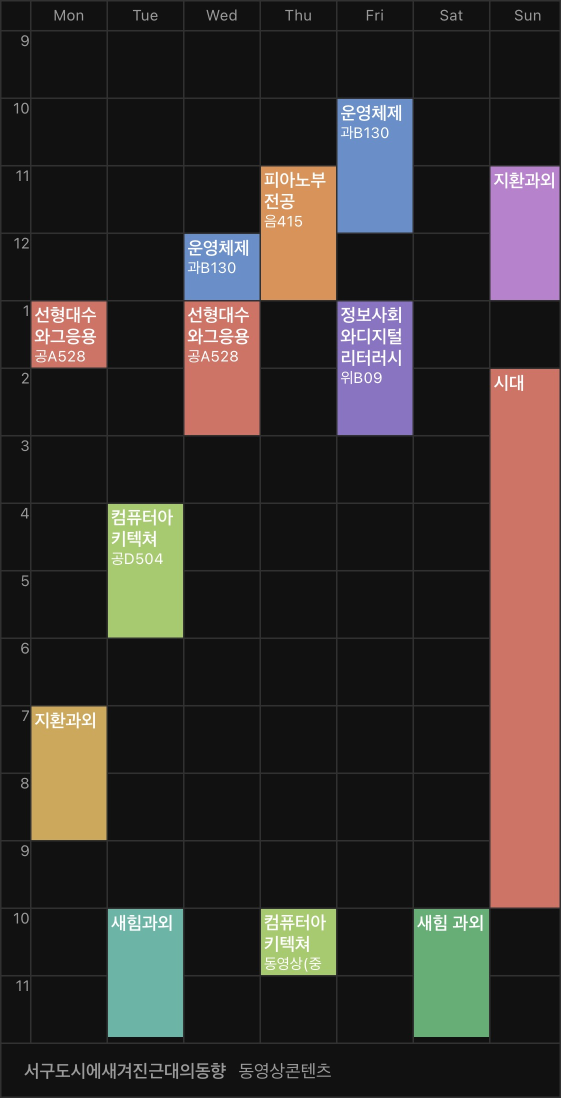
#> input picture data_img/IMG_4720 2.JPG, 1122 x 2196 px (shown at 1/2 size); its folder holds only this picture in this run
$ python bottom_process.py
#> lines starting #> are read from the running program, lines starting #| are printed output that depends on the picture; after the words box and inside, x2 and y2 are one past the last pixel; in counts of white or black regions, pixels touching at a corner belong together
#> in process_directory, image is the input picture: shape (2196, 1122, 3); mean B, G, R 46.3, 49, 55.2
### bottom_process_black.py
import cv2
import numpy as np
import matplotlib.pyplot as plt
from pathlib import Path

def detect_text_in_dark_background(row_section):
    """검은 배경에서 회색 텍스트만 감지"""
    # 먼저 배경이 검은색인지 확인 (대부분의 픽셀이 어두움)
    is_dark = np.mean(row_section) < 50

    if not is_dark:
        return 0, None, {'valid_components': 0, 'valid_pixels': 0}

    # 회색 픽셀만 감지 (150~235 범위)
    gray_pixels = np.all((row_section > 150) & (row_section < 235), axis=2)

    # Connected Component Analysis
    binary = gray_pixels.astype(np.uint8)
    num_labels, labels, stats, centroids = cv2.connectedComponentsWithStats(binary)

    valid_components = 0
    valid_gray_pixels = np.zeros_like(gray_pixels)

    for i in range(1, num_labels):
        component_size = stats[i, cv2.CC_STAT_AREA]
        if 20 < component_size < 500:
            component_mask = (labels == i)
            valid_gray_pixels |= component_mask
            valid_components += 1

    gray_ratio = np.sum(valid_gray_pixels) / valid_gray_pixels.size

    return gray_ratio, valid_gray_pixels, {
        'valid_components': valid_components,
        'valid_pixels': np.sum(valid_gray_pixels)
    }

def is_notice_row(gray_ratio, component_info):
    """비대면 정보 행인지 판단"""
    return (gray_ratio >= 0.004 and component_info['valid_components'] >= 8)

def analyze_bottom_rows(image):
    """시간표 이미지의 하단 3개 행만 분석하여 비대면 정보 행 찾기"""
    height, width = image.shape[:2]
    row_height = 100

    # 마지막 3개 행의 시작 위치 계산
    start_y = max(0, height - (3 * row_height))

    # 비대면 정보 행 찾기
    notice_row = None
    for i in range(3):
        row_start = start_y + (i * row_height)
        row_end = min(row_start + row_height, height)
        row_section = image[row_start:row_end, :]

        gray_ratio, valid_pixels, comp_info = detect_text_in_dark_background(row_section)

        if is_notice_row(gray_ratio, comp_info):
            notice_row = {
                'start_y': row_start,
                'end_y': row_end
            }
            break

    return notice_row

def process_timetable(image_path, save_path=None):
    """시간표 처리: 비대면 정보 제거"""
    image = cv2.imread(str(image_path))
    if image is None:
        print(f"Error: Could not read the image {image_path}")
        return

    notice_row = analyze_bottom_rows(image)

    # 비대면 정보 행이 발견되면 그 위까지만 자르기
    if notice_row:
        processed_image = image[:notice_row['start_y'], :]
    else:
        processed_image = image

    # [20 lines of commented-out code are left out]
    if save_path:
        save_path = Path(save_path)
        save_path.parent.mkdir(parents=True, exist_ok=True)
        # 처리된 이미지 저장
        cv2.imwrite(str(save_path), processed_image)
        # 비교 이미지 저장
        #plt.savefig(str(save_path.parent / f'comparison_{save_path.name}'))

    #plt.close()

    return processed_image

# [14 lines left out: function process_directory, not called in this run]

# [2 lines that do not run on import are left out]

### bottom_process.py
import cv2
import numpy as np
from pathlib import Path
import bottom_process_black
import bottom_process_white

def is_dark_background(image):
   """
   이미지의 상단, 중단, 하단 영역을 모두 검사하여 검은 배경인지 판단
   각 영역에서 50% 이상이 어두운 픽셀이어야 검은 배경으로 판단
   """
   height = image.shape[0]
#> height = 2196
   section_height = height // 3  # 이미지를 3등분
#> section_height = 732

   # 상단, 중단, 하단 영역 추출
   top_section = image[0:section_height, :]
   middle_section = image[section_height:2*section_height, :]
   bottom_section = image[2*section_height:height, :]
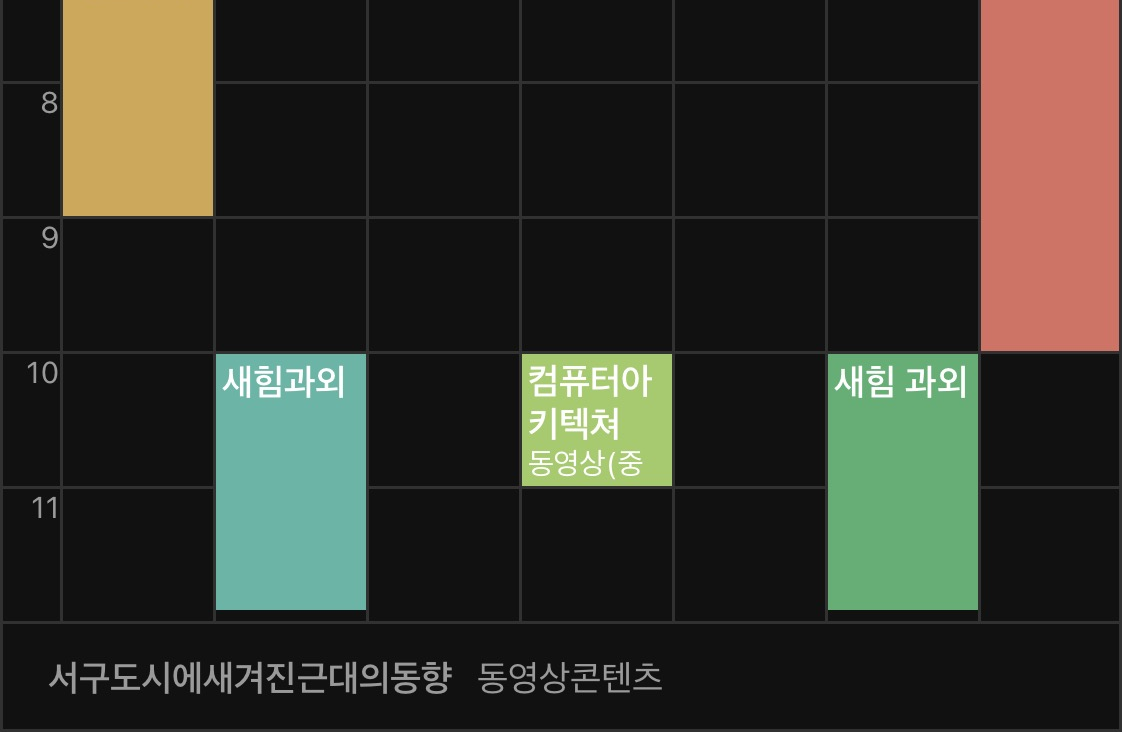
#> bottom_section: shape (732, 1122, 3); mean B, G, R 42.3, 51.1, 50.6

   # 각 영역별 어두운 픽셀 비율 계산
   def calculate_dark_ratio(section):
       dark_pixels = np.all(section < 50, axis=2)
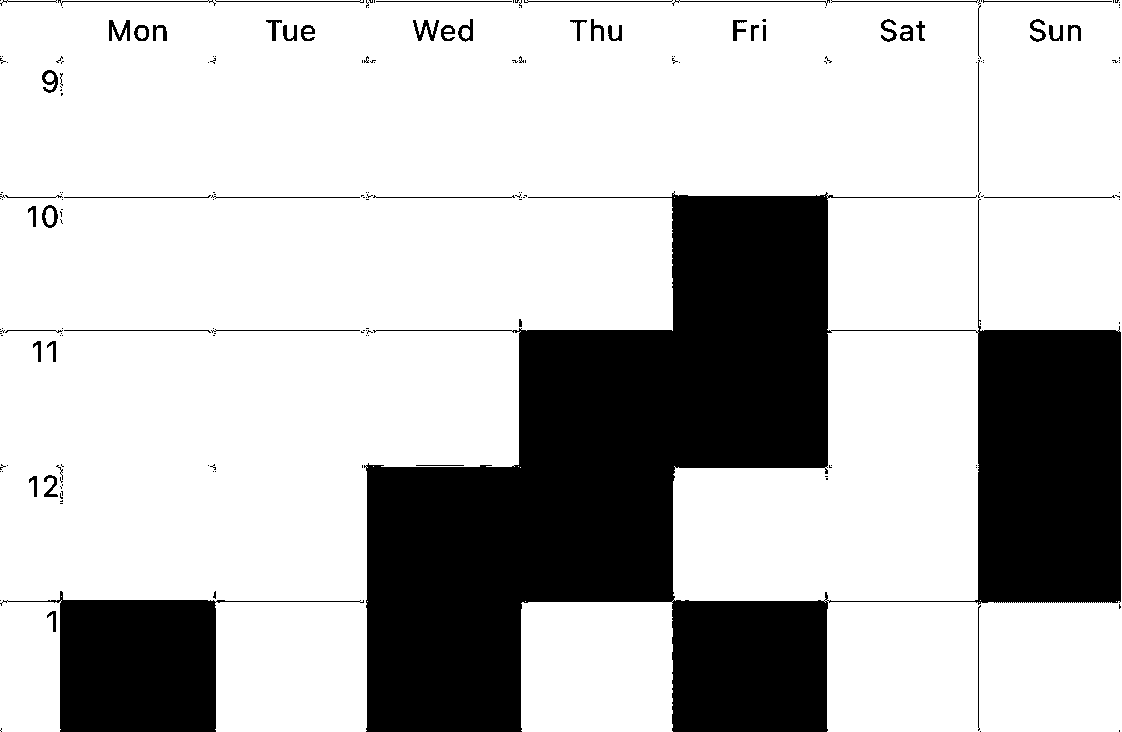
#> dark_pixels: shape (732, 1122) bool; 74.1% white; 194 black regions (141 under 20 px), largest, box (x1, y1, x2, y2) and area: (364, 191, 1121, 732) 184956, (0, 591, 364, 732) 20839, (109, 20, 130, 41) 232
       return np.sum(dark_pixels) / dark_pixels.size

   top_ratio = calculate_dark_ratio(top_section)
#> top_ratio = 0.741
   middle_ratio = calculate_dark_ratio(middle_section)
#> in calculate_dark_ratio (call 2), `dark_pixels = np.all(section < 50, axis=2)`:
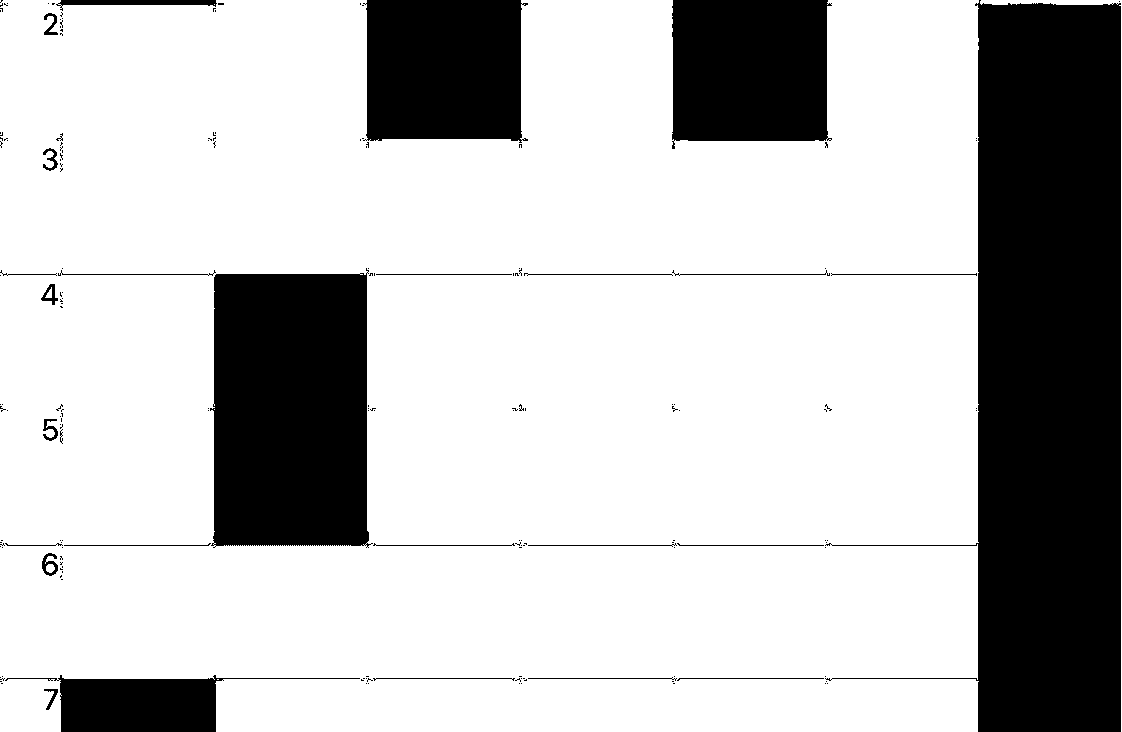
#> dark_pixels: shape (732, 1122) bool; 75.4% white; 178 black regions (150 under 20 px), largest, box (x1, y1, x2, y2) and area: (825, 0, 1121, 732) 104362, (210, 268, 373, 548) 41596, (672, 0, 832, 149) 21766
#> middle_ratio = 0.754
   bottom_ratio = calculate_dark_ratio(bottom_section)
#> in calculate_dark_ratio (call 3), `dark_pixels = np.all(section < 50, axis=2)`:
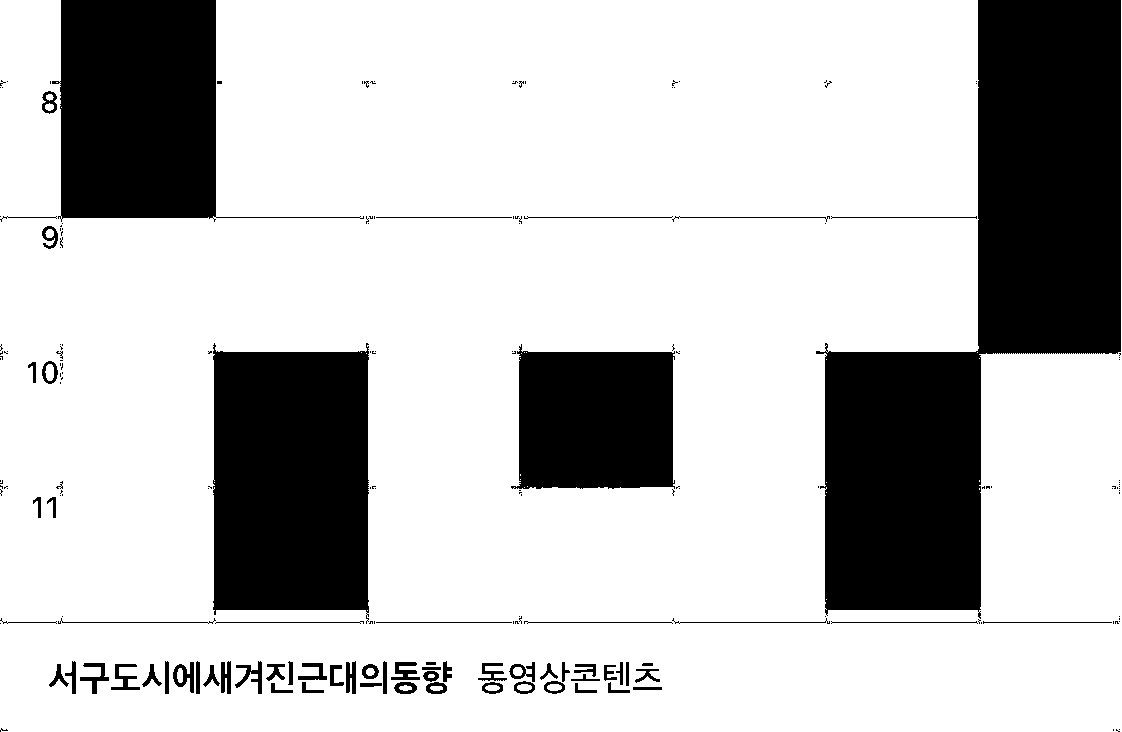
#> dark_pixels: shape (732, 1122) bool; 76.2% white; 191 black regions (121 under 20 px), largest, box (x1, y1, x2, y2) and area: (816, 0, 1121, 619) 90842, (213, 343, 369, 624) 39844, (52, 0, 364, 222) 33985
#> bottom_ratio = 0.762

   # 모든 영역이 50% 이상 어두울 때 검은 배경으로 판단
   return (top_ratio > 0.4 or middle_ratio > 0.4 or bottom_ratio > 0.4)

def process_directory():
    """디렉토리 내의 모든 이미지 처리"""
    input_dir = Path('data_img')
    output_dir = Path('bottom_process_img')
    output_dir.mkdir(parents=True, exist_ok=True)

    valid_extensions = {'.jpg', '.jpeg', '.png', '.bmp'}

    for img_path in input_dir.iterdir():
        if img_path.suffix.lower() in valid_extensions:
            print(f'\n처리중인 파일: {img_path.name}')

            image = cv2.imread(str(img_path))
            if image is None:
                print(f"Error: Could not read the image {img_path.name}")
                continue

            # 배경색 판단
            if is_dark_background(image):
                print("검은 배경 처리 적용")
                bottom_process_black.process_timetable(img_path, output_dir / f'processed_{img_path.name}')
#> the loop in analyze_bottom_rows, `for i in range(3):` made 3 passes
#> (row_start, row_end, is_dark in detect_text_in_dark_background, num_labels in detect_text_in_dark_background, gray_ratio, comp_info) on pass 3: (2096, 2196, True, 55, 0.0314, {'valid_components': 44, 'valid_pixels': 3524})
#> (is_dark in detect_text_in_dark_background, gray_ratio, comp_info) on pass 1: (False, 0, {'valid_components': 0, 'valid_pixels': 0})
#> pass 1, in analyze_bottom_rows, `row_section = image[row_start:row_end, :]`:
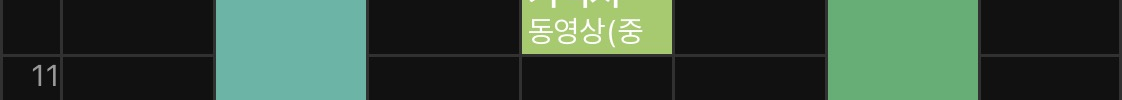
#> row_section: shape (100, 1122, 3); mean B, G, R 60.1, 75.1, 53.9
#> after the loop in analyze_bottom_rows, `for i in range(3):`:
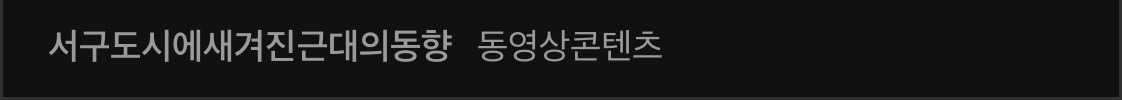
#> row_section: shape (100, 1122, 3); min 7, max 164, mean 25.1
#> in process_timetable, `notice_row = analyze_bottom_rows(image)`: notice_row = {'start_y': 2096, 'end_y': 2196}
#> in process_timetable, `processed_image = image[:notice_row['start_y'], :]`:
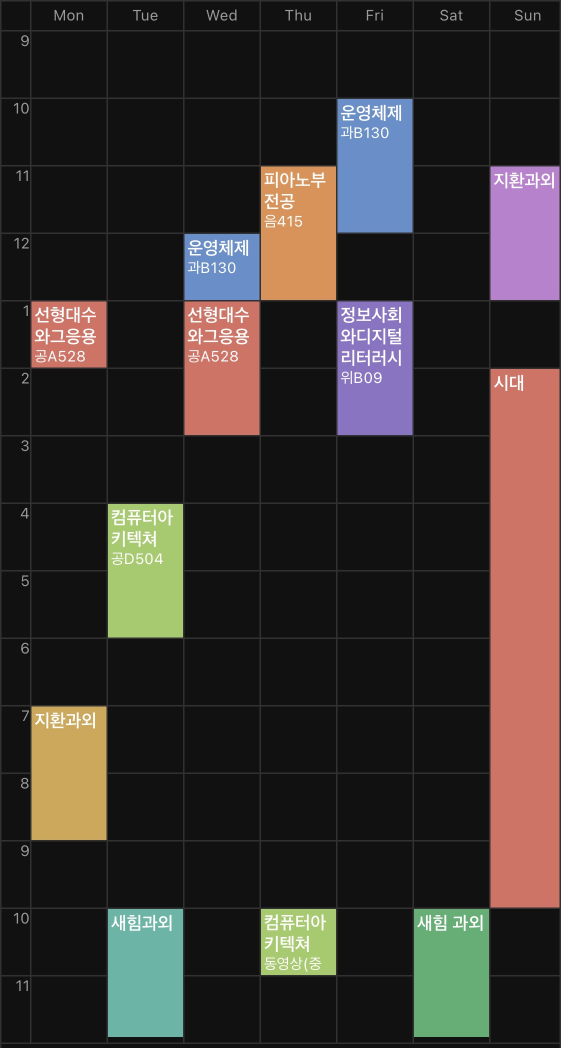
#> processed_image: shape (2096, 1122, 3) (shown at 1/2 size); mean B, G, R 47.3, 50.1, 56.6
            else:
                print("흰색 배경 처리 적용")
                bottom_process_white.analyze_bottom_two_rows_and_process(
                    image,
                    save_path=str(output_dir),
                    filename=img_path.name
                )

if __name__ == "__main__":
    process_directory()

$ run again, on data_img/IMG_4842.JPG
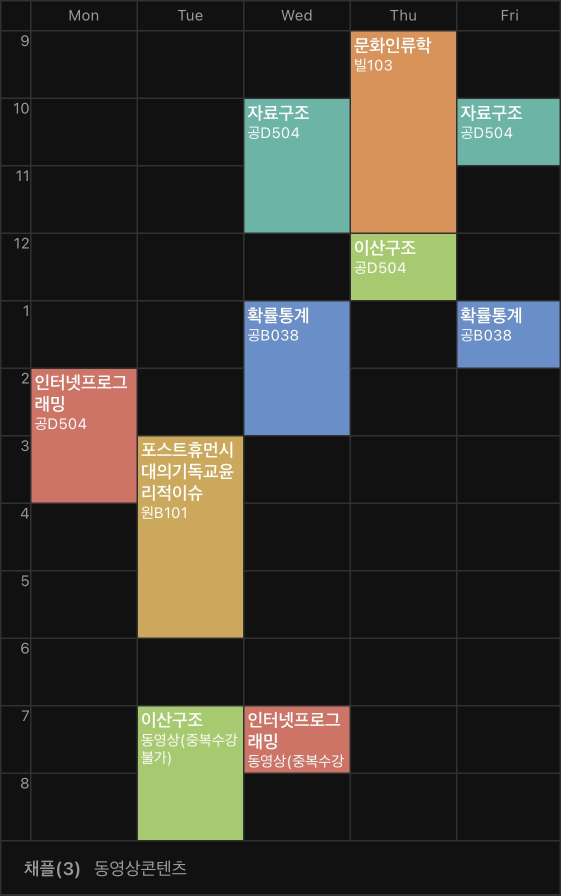
#> input picture data_img/IMG_4842.JPG, 1122 x 1791 px (shown at 1/2 size)
#> in process_directory, image is the input picture: shape (1791, 1122, 3); mean B, G, R 47.9, 55.6, 57.6
#> in calculate_dark_ratio, `dark_pixels = np.all(section < 50, axis=2)`:
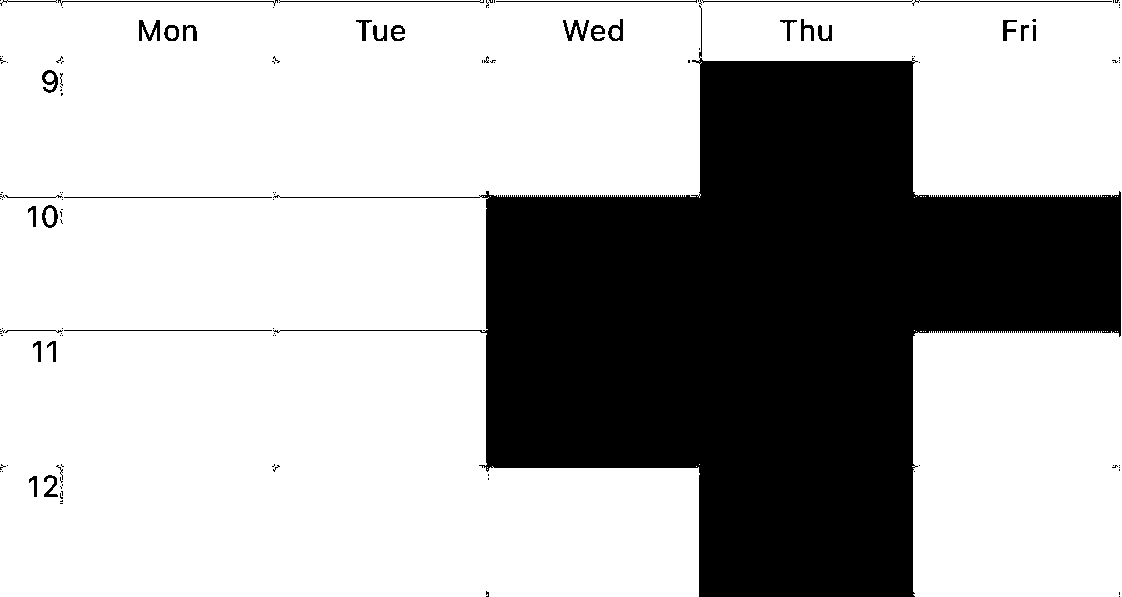
#> dark_pixels: shape (597, 1122) bool; 69.2% white; 130 black regions (96 under 20 px), largest, box (x1, y1, x2, y2) and area: (273, 5, 1121, 597) 201433, (58, 0, 278, 6) 234, (139, 20, 160, 41) 229
#> top_ratio = 0.692
#> dark_pixels: shape (597, 1122) bool; 67.4% white; 99 black regions (86 under 20 px), largest, box (x1, y1, x2, y2) and area: (0, 0, 1121, 597) 216558, (699, 406, 913, 542) 349, (58, 3, 278, 9) 234
#> middle_ratio = 0.674
#> dark_pixels: shape (597, 1122) bool; 83% white; 118 black regions (78 under 20 px), largest, box (x1, y1, x2, y2) and area: (0, 213, 1112, 492) 88958, (64, 0, 493, 87) 17947, (6, 594, 1112, 595) 1106
#> bottom_ratio = 0.83
#> the loop in analyze_bottom_rows, `for i in range(3):` made 3 passes
#> (row_start, row_end, is_dark in detect_text_in_dark_background, num_labels in detect_text_in_dark_background, gray_ratio, comp_info) on pass 3: (1691, 1791, True, 44, 0.0147, {'valid_components': 25, 'valid_pixels': 1651})
#> in process_timetable, `notice_row = analyze_bottom_rows(image)`: notice_row = {'start_y': 1691, 'end_y': 1791}
#> in process_timetable, `processed_image = image[:notice_row['start_y'], :]`:
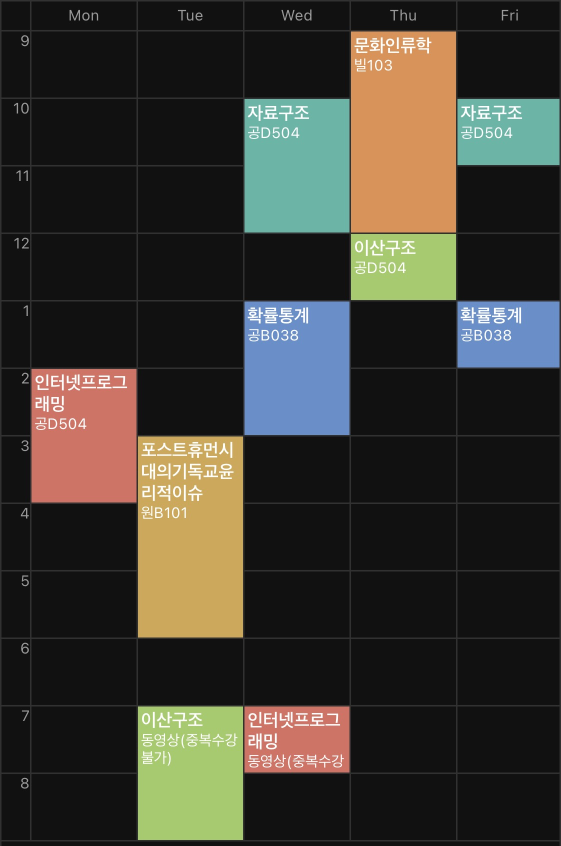
#> processed_image: shape (1691, 1122, 3) (shown at 1/2 size); mean B, G, R 49.5, 57.6, 59.7
